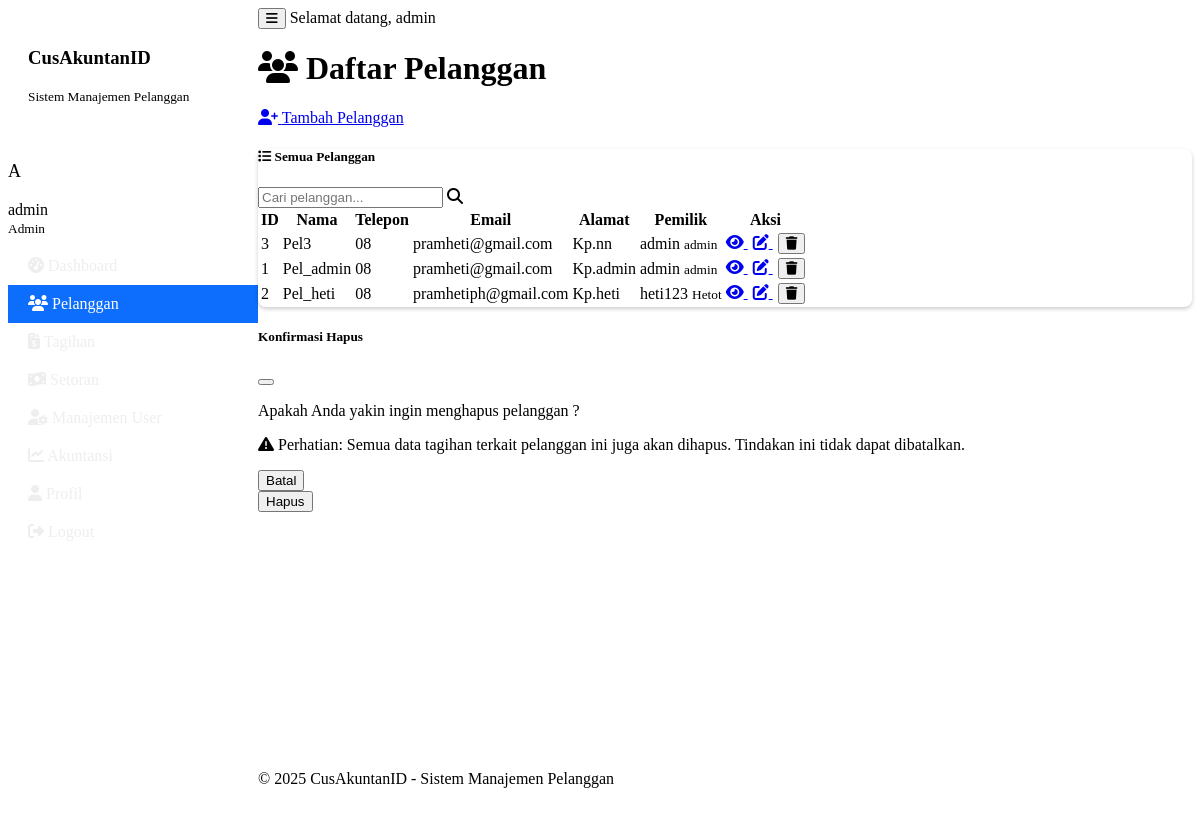
/pelanggan (signed in), run on an earlier commit of the app's database.
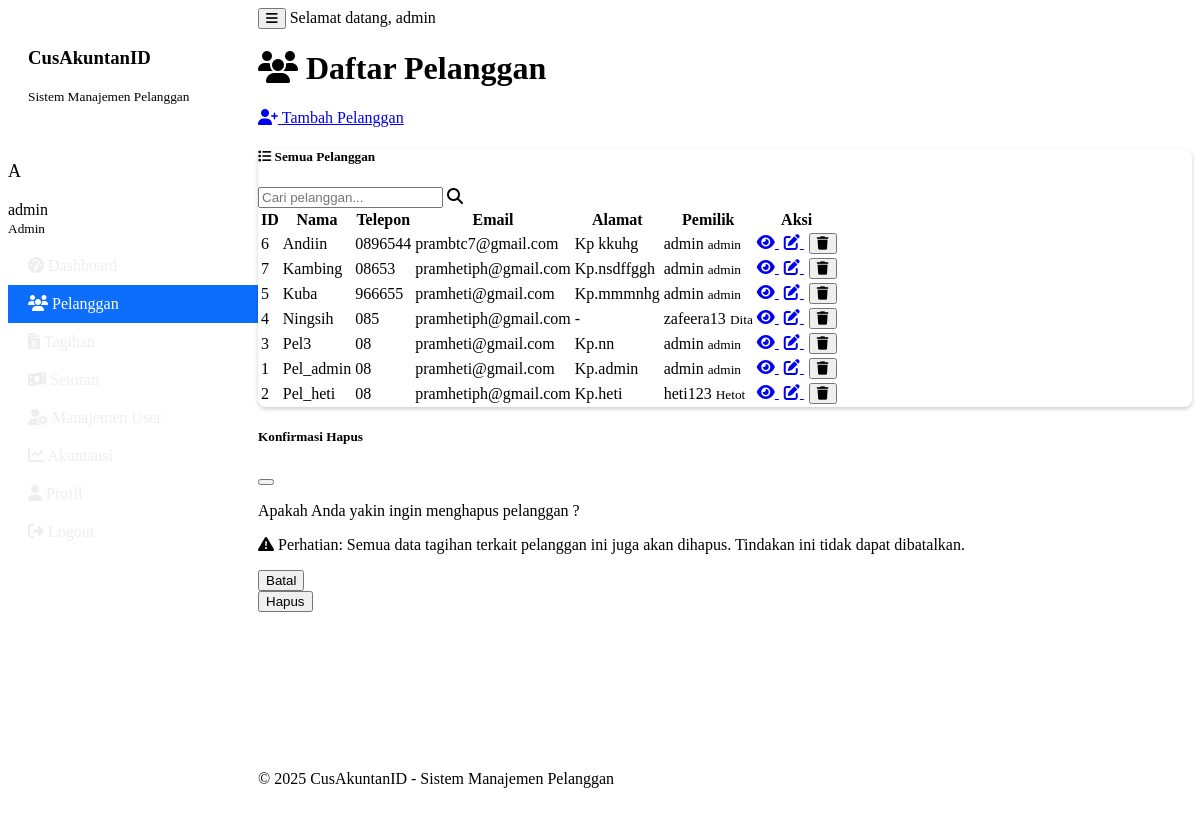
And on a later commit of the database.
### tables this page shows
CREATE TABLE pelanggan (
            id INTEGER PRIMARY KEY,
            nama TEXT NOT NULL,
            telepon TEXT,
            email TEXT,
            alamat TEXT,
            latitude REAL,
            longitude REAL,
            dibuat_pada TEXT,
            user_id INTEGER
        );

CREATE TABLE pengguna (
            id INTEGER PRIMARY KEY,
            username TEXT UNIQUE NOT NULL,
            password_hash TEXT NOT NULL,
            nama_lengkap TEXT,
            email TEXT,
            level TEXT DEFAULT 'user',
            dibuat_pada TEXT
        );

### main.py (the view)
    def decorated_function(*args, **kwargs):
        if 'user' not in session:
            flash('Anda perlu login terlebih dahulu.', 'warning')
            return redirect(url_for('login'))
        return f(*args, **kwargs)

### main.py (called while the page is built)
@app.context_processor
def inject_now():
    return {'now': datetime.datetime.now()}

def login_required(f):
    def decorated_function(*args, **kwargs):
        if 'user' not in session:
            flash('Anda perlu login terlebih dahulu.', 'warning')
            return redirect(url_for('login'))
        return f(*args, **kwargs)
    decorated_function.__name__ = f.__name__
    return decorated_function

@app.route('/pelanggan')
@login_required
def pelanggan_list():
    user_id = session['user']['id']
    is_admin = session['user']['level'] == 'admin'
    if is_admin:
        pelanggan = sistem_manajemen.dapatkan_semua_pelanggan()
    else:
        pelanggan = sistem_manajemen.dapatkan_semua_pelanggan(user_id)
    return render_template('pelanggan_list.html', pelanggan=pelanggan)

    def get_connection(self):
        return sqlite3.connect(self.db_path)

### templates/pelanggan_list.html (shortened to what the changed rows need)
{% extends "base.html" %}
{% block content %}
<div class="container">
    <div class="d-flex justify-content-between align-items-center mb-4">
        <h1><i class="fas fa-users me-2"></i> Daftar Pelanggan</h1>
    </div>
    <div class="card">
        <div class="card-body">
            {% if pelanggan %}
                <div class="table-responsive">
                    <table class="table table-striped table-hover" id="pelangganTable">
                        <thead>
                            <tr>
                                <th>ID</th>
                                <th>Nama</th>
                                <th>Telepon</th>
                                <th>Email</th>
                                <th>Alamat</th>
                                {% if session.user.level == 'admin' %}
                                <th>Pemilik</th>
                                {% endif %}
                                <th>Aksi</th>
                            </tr>
                        </thead>
                        <tbody>
                            {% for p in pelanggan %}
                            <tr>
                                <td>{{ p[0] }}</td>
                                <td>{{ p[1] }}</td>
                                <td>{{ p[2] or '-' }}</td>
                                <td>{{ p[3] or '-' }}</td>
                                <td>{{ p[4] or '-' }}</td>
                                {% if session.user.level == 'admin' %}
                                <td>
                                    {% if p[9] %}
                                        <span class="badge bg-primary">{{ p[9] }}</span>
                                        {% if p[10] %}
                                        <small class="d-block text-muted">{{ p[10] }}</small>
                                        {% endif %}
                                    {% else %}
                                        <span class="badge bg-secondary">Tidak ada</span>
                                    {% endif %}
                                </td>
                                {% endif %}
                                <td>
                                    <a href="{{ url_for('detail_pelanggan', pelanggan_id=p[0]) }}" class="btn btn-sm btn-info" title="Lihat Detail">
                                        <i class="fas fa-eye"></i>
                                    </a>
                                    <a href="{{ url_for('edit_pelanggan', pelanggan_id=p[0]) }}" class="btn btn-sm btn-primary" title="Edit">
                                        <i class="fas fa-edit"></i>
                                    </a>
                                    {% if session.user.level == 'admin' %}
                                    <button type="button" class="btn btn-sm btn-danger delete-pelanggan-btn"
                                        data-bs-toggle="modal"
                                        data-bs-target="#deletePelangganModal"
                                        data-id="{{ p[0] }}"
                                        data-nama="{{ p[1] }}"
                                        title="Hapus">
                                        <i class="fas fa-trash"></i>
                                    </button>
                                    {% endif %}
                                </td>
                            </tr>
                            {% endfor %}
                        </tbody>
                    </table>
                </div>
            {% else %}
                <div class="alert alert-info">
                    <i class="fas fa-info-circle me-2"></i> Belum ada data pelanggan. Silakan tambahkan pelanggan baru.
                </div>
            {% endif %}
        </div>
    </div>
</div>
{% endblock %}

What changed in the data, as far as the page shows it:
added pelanggan: id "6", nama "Andiin", telepon "0896544", email "prambtc7@gmail.com", alamat "Kp kkuhg", username "admin", nama_lengkap "admin"
added pelanggan: id "7", nama "Kambing", telepon "08653", email "pramhetiph@gmail.com", alamat "Kp.nsdffggh", username "admin", nama_lengkap "admin"
added pelanggan: id "5", nama "Kuba", telepon "966655", email "pramheti@gmail.com", alamat "Kp.mmmnhg", username "admin", nama_lengkap "admin"
added pelanggan: id "4", nama "Ningsih", telepon "085", email "pramhetiph@gmail.com", alamat "-", username "zafeera13", nama_lengkap "Dita"
